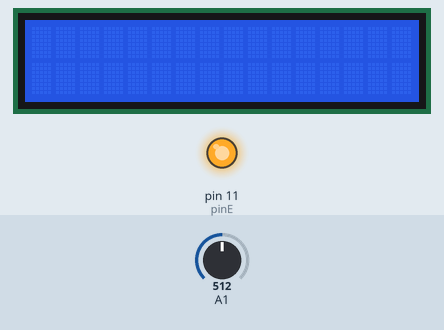
Bench run of a sketch on a simulated Arduino Uno, built with avr-gcc and run on an emulated ATmega328P. Parts: 16×2 character LCD, output pins drawn as LEDs (lit = HIGH). The inputs (shaded band) are chosen by the test bench; at power-on: A1 = 512.

Above: at 1.8 s.
1.9 s: A1 set to 629
3.4 s: A1 set to 656
At 3.7 s:
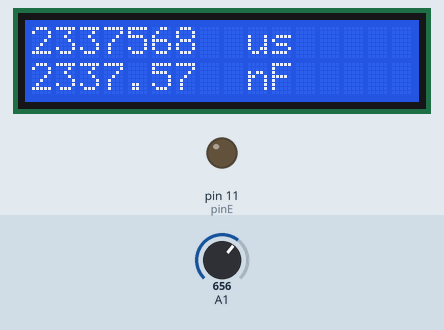
Timing chart, 0 to 6.4 s (numbered marks = the images above; inputs shaded):
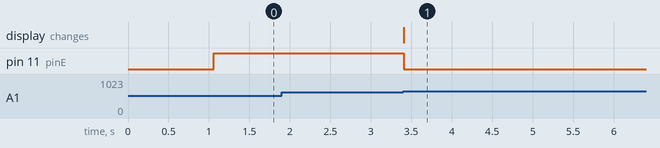

Measured:
- the behaviour switches between 645 and 646 on A1 (found by bisection; images 0 and 1)
- after the input at 1.9 s, every drawn part: stays the same
- after the input at 3.4 s, pin 11 (pinE): HIGH → LOW at once; the display: changes at once (image 1)

The sketch:

RC_LCD.ino
```cpp
/*
 *  Mesure de constante de temps d un circuit RC
 */

#include <LiquidCrystal.h>

#define pinE 11
LiquidCrystal lcd(8, 9, 4, 5, 6, 7);        // select the pins used on the LCD panel


int N = 0;
unsigned long t0;
unsigned long t1;
unsigned long Dt;
float C;


void setup() {
  lcd.begin(16, 2);                       // start the library
  pinMode(pinE,OUTPUT);
  digitalWrite(pinE,LOW);
  delay(1000);
  digitalWrite(pinE,HIGH);
  t0 = micros();
  while (N<646) {      // Seuil = 0,632*1023 = 646
    N=analogRead(A1);
  }
  t1 = micros();
  Dt = t1 - t0;
  C = Dt/1000.0;
  lcd.setCursor(0, 0);
  lcd.print(Dt);
  lcd.setCursor(8, 0);
  lcd.print(" us");
  lcd.setCursor(0, 1);
  lcd.print(C);
  lcd.setCursor(8, 1);
  lcd.print(" nF");
  //delay(1000);
  digitalWrite(pinE,LOW);
}

void loop() {
  // put your main code here, to run repeatedly:
}
```
